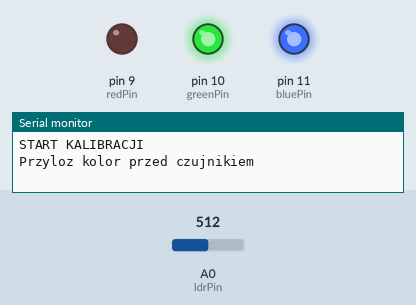
This sketch was run on a simulated Arduino Uno, built with avr-gcc and run on an emulated ATmega328P. Parts: output pins drawn as LEDs (lit = HIGH), the last lines printed to the serial monitor. Inputs (shaded band) come from the test bench; at power-on: A0 (ldrPin) = 512.

Above: at 2.15 s.
At 2.55 s:
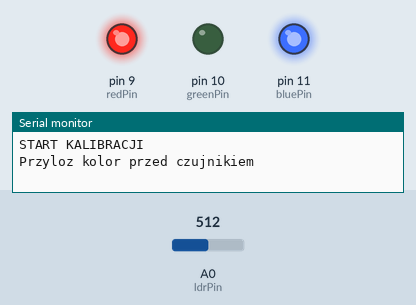
At 4.6 s:
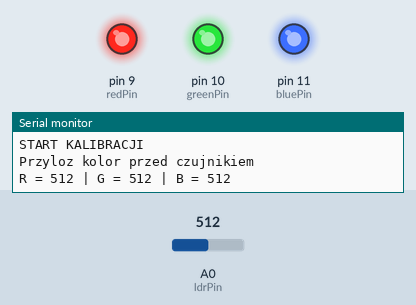
At 7.15 s:
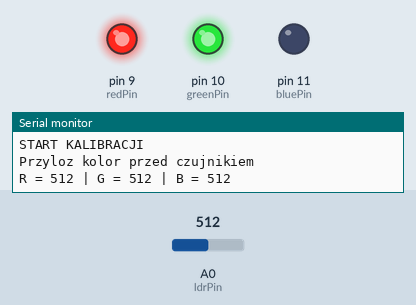
Timing chart, 0 to 7.5 s (numbered marks = the images above):
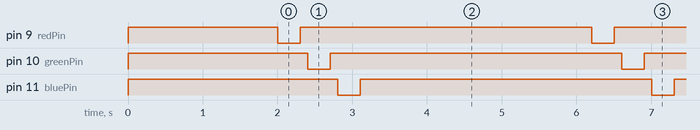

Measured:
- by itself, pin 9 (redPin), pin 10 (greenPin), pin 11 (bluePin): alternates HIGH for 3.9 s and LOW for 0.30 s
- by itself, everything shown: repeats every 4.2 s, in 6 steps

The sketch:

kalibracja.ino
```cpp
const int redPin = 9;
const int greenPin = 10;
const int bluePin = 11;
const int ldrPin = A0;

const int samples = 10;
const int delayLed = 200;

void setup() {
  pinMode(redPin, OUTPUT);
  pinMode(greenPin, OUTPUT);
  pinMode(bluePin, OUTPUT);

  Serial.begin(9600);

  turnOff();

  Serial.println("START KALIBRACJI");
  Serial.println("Przyloz kolor przed czujnikiem");
  delay(2000);
}

void loop() {
  int r, g, b;

  // POMIAR DLA CZERWONEGO
  analogWrite(redPin, 0);       // ON
  analogWrite(greenPin, 255);   // OFF
  analogWrite(bluePin, 255);    // OFF
  delay(delayLed);
  r = averageLED();
  turnOff();
  delay(100);

  // POMIAR DLA ZIELONEGO
  analogWrite(redPin, 255);     // OFF
  analogWrite(greenPin, 0);     // ON
  analogWrite(bluePin, 255);    // OFF
  delay(delayLed);
  g = averageLED();
  turnOff();
  delay(100);

  // POMIAR DLA NIEBIESKIEGO
  analogWrite(redPin, 255);     // OFF
  analogWrite(greenPin, 255);   // OFF
  analogWrite(bluePin, 0);      // ON
  delay(delayLed);
  b = averageLED();
  turnOff();
  delay(100);

  Serial.print("R = ");
  Serial.print(r);
  Serial.print(" | G = ");
  Serial.print(g);
  Serial.print(" | B = ");
  Serial.println(b);

  delay(3000);
}

void turnOff() {

  analogWrite(redPin, 255);
  analogWrite(greenPin, 255);
  analogWrite(bluePin, 255);
}

int averageLED() {
  long sum = 0;

  for (int i = 0; i < samples; i++) {
    sum += analogRead(ldrPin);
    delay(10);
  }

  return sum / samples;
}
```
